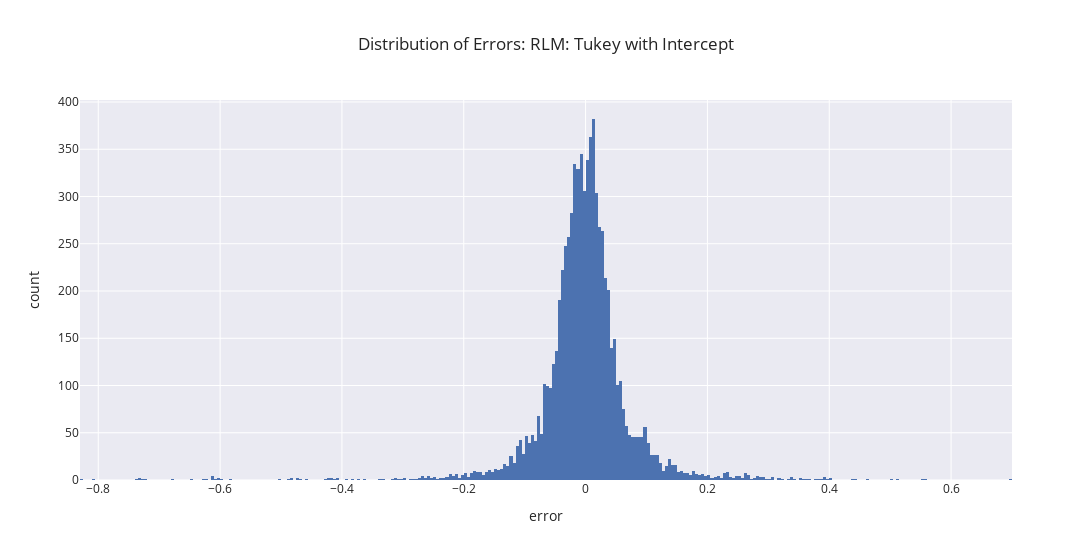

Notebook code cell kept with this figure:
### Markdown cell above
## Tukey with Intercept

### Code cell
df_errors, last_summary = utils.get_errors(df_data, model="RLM", penalty="Tukey", B0=1)
fig = utils.px.histogram(df_errors, "error", title="Distribution of Errors: RLM: Tukey with Intercept")
fig.update_layout(width=1400)
fig.show()
print(last_summary)

### Figure 1 — Plotly figure (JSON) as saved in the notebook; plotly's stock layout.template omitted (floating-point values rounded to 4 significant figures; data arrays with more than 128 entries replaced by an {"elided": "..."} marker saying what was removed)
{"data": [{"alignmentgroup": "True", "bingroup": "x", "hovertemplate": "error=%{x}<br>count=%{y}<extra></extra>", "legendgroup": "", "marker": {"color": "rgb(76,114,176)"}, "name": "", "offsetgroup": "", "orientation": "v", "showlegend": false, "type": "histogram", "x": {"elided": "7392 float values"}, "xaxis": "x", "yaxis": "y"}], "layout": {"barmode": "relative", "legend": {"tracegroupgap": 0}, "title": {"text": "Distribution of Errors: RLM: Tukey with Intercept"}, "width": 1400, "xaxis": {"anchor": "y", "domain": [0, 1], "title": {"text": "error"}}, "yaxis": {"anchor": "x", "domain": [0, 1], "title": {"text": "count"}}}}
